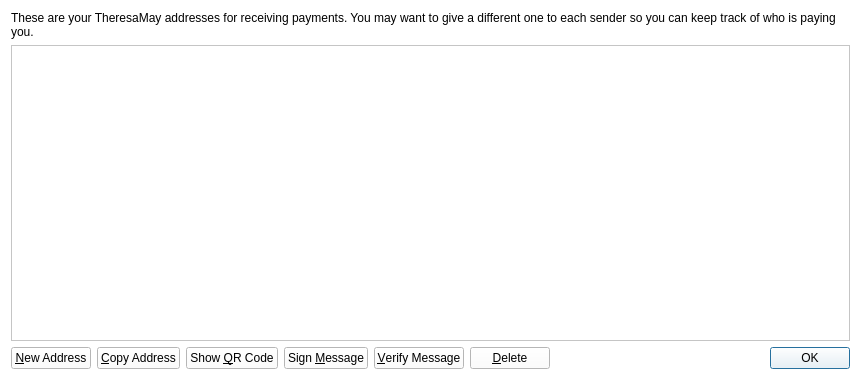
<?xml version="1.0" encoding="UTF-8"?>
<ui version="4.0">
 <class>AddressBookPage</class>
 <widget class="QWidget" name="AddressBookPage">
  <property name="geometry">
   <rect>
    <x>0</x>
    <y>0</y>
    <width>861</width>
    <height>380</height>
   </rect>
  </property>
  <property name="windowTitle">
   <string>Address Book</string>
  </property>
  <property name="autoFillBackground">
   <bool>false</bool>
  </property>
  <property name="styleSheet">
   <string notr="true">background-color: rgb(255, 255, 255);</string>
  </property>
  <layout class="QVBoxLayout" name="verticalLayout">
   <item>
    <widget class="QLabel" name="labelExplanation">
     <property name="text">
      <string>These are your TheresaMay addresses for receiving payments. You may want to give a different one to each sender so you can keep track of who is paying you.</string>
     </property>
     <property name="textFormat">
      <enum>Qt::PlainText</enum>
     </property>
     <property name="wordWrap">
      <bool>true</bool>
     </property>
    </widget>
   </item>
   <item>
    <widget class="QTableView" name="tableView">
     <property name="contextMenuPolicy">
      <enum>Qt::CustomContextMenu</enum>
     </property>
     <property name="toolTip">
      <string>Double-click to edit address or label</string>
     </property>
     <property name="tabKeyNavigation">
      <bool>false</bool>
     </property>
     <property name="alternatingRowColors">
      <bool>true</bool>
     </property>
     <property name="selectionMode">
      <enum>QAbstractItemView::SingleSelection</enum>
     </property>
     <property name="selectionBehavior">
      <enum>QAbstractItemView::SelectRows</enum>
     </property>
     <property name="sortingEnabled">
      <bool>true</bool>
     </property>
     <attribute name="verticalHeaderVisible">
      <bool>false</bool>
     </attribute>
    </widget>
   </item>
   <item>
    <layout class="QHBoxLayout" name="horizontalLayout">
     <item>
      <widget class="QPushButton" name="newAddressButton">
       <property name="toolTip">
        <string>Create a new address</string>
       </property>
       <property name="text">
        <string>&amp;New Address</string>
       </property>
       <property name="icon">
        <iconset resource="../bitcoin.qrc">
         <normaloff>:/icons/add</normaloff>:/icons/add</iconset>
       </property>
      </widget>
     </item>
     <item>
      <widget class="QPushButton" name="copyToClipboard">
       <property name="toolTip">
        <string>Copy the currently selected address to the system clipboard</string>
       </property>
       <property name="text">
        <string>&amp;Copy Address</string>
       </property>
       <property name="icon">
        <iconset resource="../bitcoin.qrc">
         <normaloff>:/icons/editcopy</normaloff>:/icons/editcopy</iconset>
       </property>
      </widget>
     </item>
     <item>
      <widget class="QPushButton" name="showQRCode">
       <property name="text">
        <string>Show &amp;QR Code</string>
       </property>
       <property name="icon">
        <iconset resource="../bitcoin.qrc">
         <normaloff>:/icons/qrcode</normaloff>:/icons/qrcode</iconset>
       </property>
      </widget>
     </item>
     <item>
      <widget class="QPushButton" name="signMessage">
       <property name="toolTip">
        <string>Sign a message to prove you own a TheresaMay address</string>
       </property>
       <property name="text">
        <string>Sign &amp;Message</string>
       </property>
       <property name="icon">
        <iconset resource="../bitcoin.qrc">
         <normaloff>:/icons/edit</normaloff>:/icons/edit</iconset>
       </property>
      </widget>
     </item>
     <item>
      <widget class="QPushButton" name="verifyMessage">
       <property name="toolTip">
        <string>Verify a message to ensure it was signed with a specified TheresaMay address</string>
       </property>
       <property name="text">
        <string>&amp;Verify Message</string>
       </property>
       <property name="icon">
        <iconset resource="../bitcoin.qrc">
         <normaloff>:/icons/transaction_0</normaloff>:/icons/transaction_0</iconset>
       </property>
      </widget>
     </item>
     <item>
      <widget class="QPushButton" name="deleteButton">
       <property name="toolTip">
        <string>Delete the currently selected address from the list</string>
       </property>
       <property name="text">
        <string>&amp;Delete</string>
       </property>
       <property name="icon">
        <iconset resource="../bitcoin.qrc">
         <normaloff>:/icons/remove</normaloff>:/icons/remove</iconset>
       </property>
      </widget>
     </item>
     <item>
      <spacer name="horizontalSpacer">
       <property name="orientation">
        <enum>Qt::Horizontal</enum>
       </property>
       <property name="sizeHint" stdset="0">
        <size>
         <width>40</width>
         <height>20</height>
        </size>
       </property>
      </spacer>
     </item>
     <item>
      <widget class="QDialogButtonBox" name="buttonBox">
       <property name="sizePolicy">
        <sizepolicy hsizetype="Maximum" vsizetype="Fixed">
         <horstretch>0</horstretch>
         <verstretch>0</verstretch>
        </sizepolicy>
       </property>
       <property name="standardButtons">
        <set>QDialogButtonBox::Ok</set>
       </property>
      </widget>
     </item>
    </layout>
   </item>
  </layout>
 </widget>
 <resources>
  <include location="../bitcoin.qrc"/>
 </resources>
 <connections/>
</ui>
